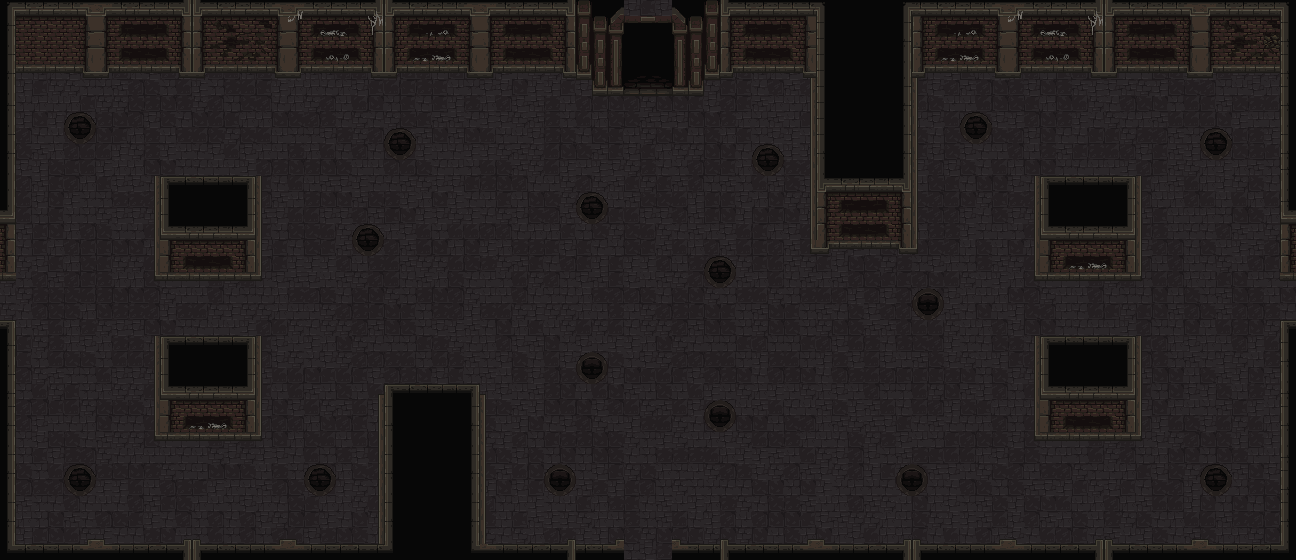

This is a level from a 2D game, rendered from its Tiled map with the project's own tilesets. A one-line summary and the map file follow, with tile-layer data summarised:
An orthogonal 81x35 tile map with 16x16 px tiles, 3 tile layers (Terra, Terra2, Parets), 2 hidden layers not drawn, 2 tilesets.

<map version="1.8" tiledversion="1.8.2" orientation="orthogonal" renderorder="right-down" width="81" height="35" tilewidth="16" tileheight="16" infinite="0" nextlayerid="8" nextobjectid="1">
 <tileset firstgid="1" name="Floor1_TileSet" tilewidth="16" tileheight="16" tilecount="2560" columns="64">
  <image source="../Sprites/Maps/RF_Catacombs_v1.0/mainlevbuild.png" width="1024" height="640" />
 </tileset>
 <tileset firstgid="2561" name="Colisions" tilewidth="16" tileheight="16" tilecount="2" columns="2">
  <image source="../Sprites/Maps/Colisions.png" width="32" height="16" />
 </tileset>
 <layer id="2" name="Terra" width="81" height="35">
  <data>[2835 cells, 2835 non-empty, 35 distinct tile ids]</data>
 </layer>
 <layer id="7" name="Terra2" width="81" height="35">
  <data>[2835 cells, 228 non-empty, 44 distinct tile ids]</data>
 </layer>
 <layer id="1" name="Parets" width="81" height="35">
  <data>[2835 cells, 781 non-empty, 227 distinct tile ids]</data>
 </layer>
 <layer id="5" name="Porta" width="81" height="35" visible="0">
  <data>[2835 cells, 8 non-empty, 8 distinct tile ids]</data>
 </layer>
 <layer id="3" name="Colisions" width="81" height="35" visible="0" opacity="0.54">
  <data>[2835 cells, 404 non-empty, 1 distinct tile ids]</data>
 </layer>
</map>
